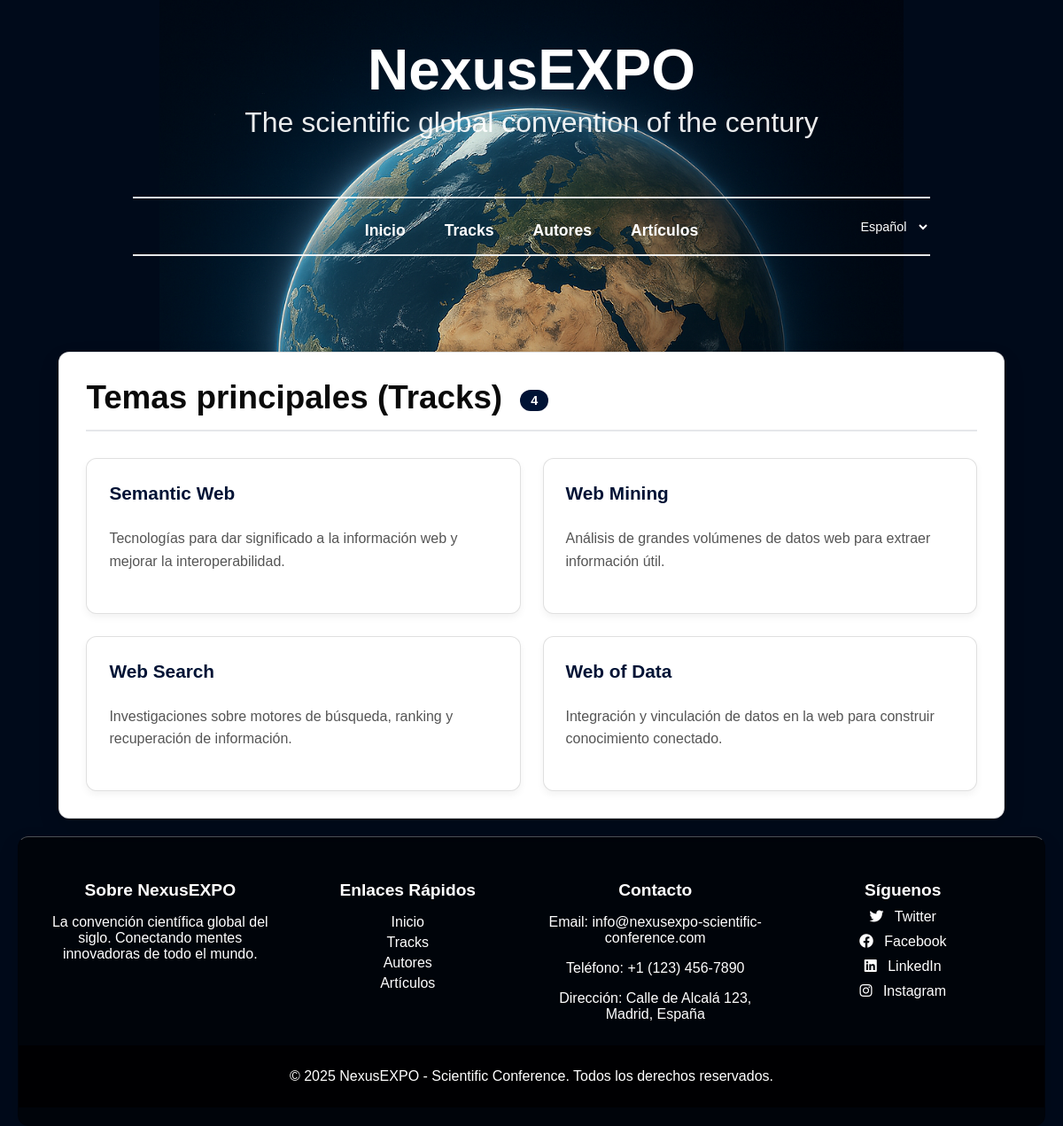
The page /tracks/ on the database as committed earlier.
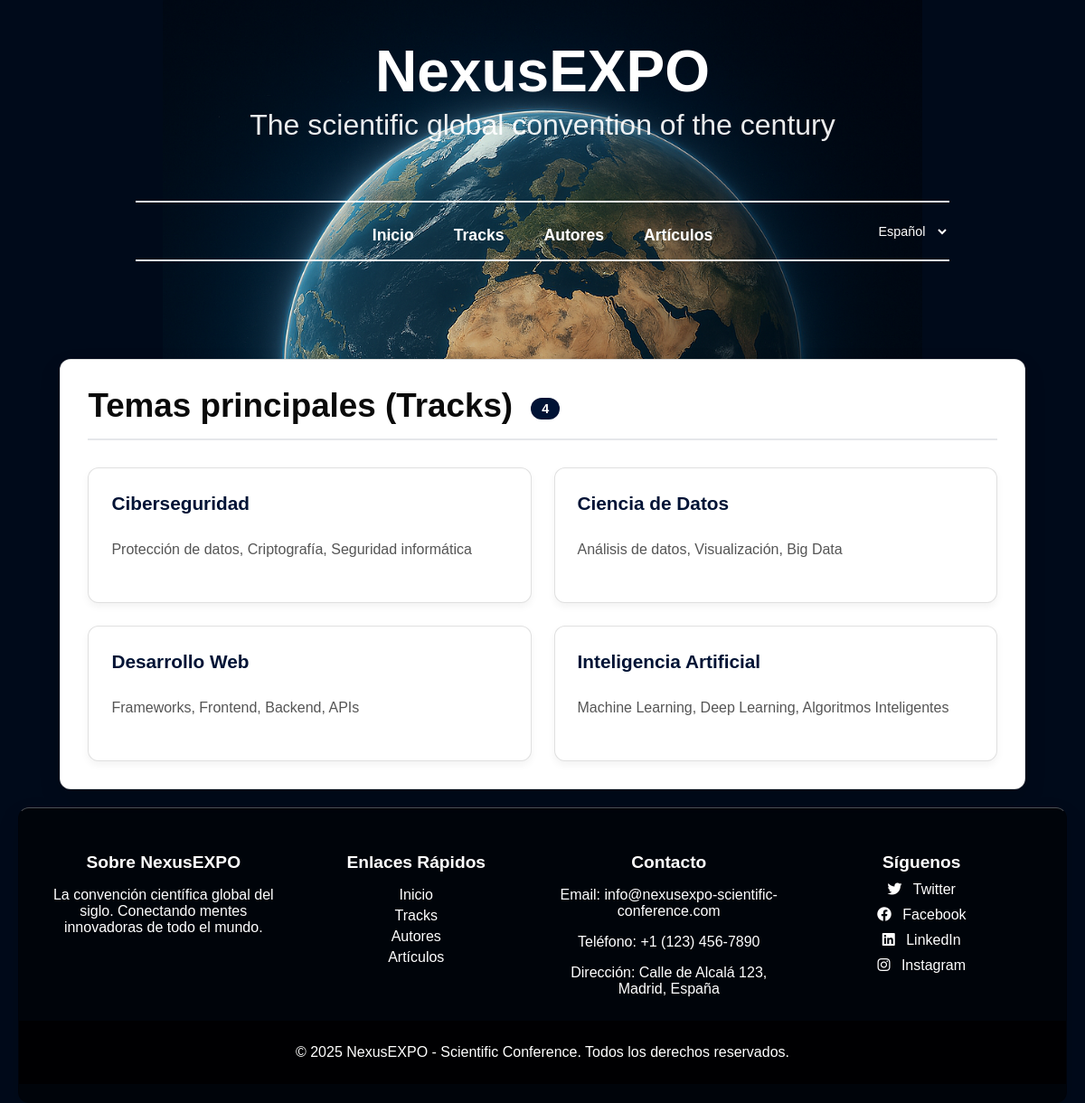
The same page on the database as committed later.
### appScientificConference/models.py (models this page shows, shortened)
class Track(models.Model):
    nombre = models.CharField(max_length=100)
    descripcion = models.TextField()

### appScientificConference/views.py (the view)
# urls.py: path('tracks/', views.ListaTracksView.as_view(), name='lista_tracks'),
class ListaTracksView(ListView):
    model = Track
    template_name = 'tracks/tracks.html'
    context_object_name = 'tracks'
    ordering = ['nombre']

### appScientificConference/templatetags/i18n_helpers.py (called while the page is built)
@register.simple_tag(takes_context=True)
def current_path_in_language(context, lang_code):
    request = context.get('request')
    if not request:
        return '/'
    full = request.get_full_path()  # incluye query string
    split = urlsplit(full)
    path = split.path or '/'
    lang_codes = [code for code, _ in settings.LANGUAGES]
    parts = path.split('/')
    first = parts[1] if len(parts) > 1 else ''
    if first in lang_codes:
        rest = '/' + '/'.join(parts[2:]) if len(parts) > 2 else '/'
    else:
        rest = path
    if lang_code == settings.LANGUAGE_CODE:
        new_path = rest
    else:
        if rest == '/':
            new_path = f'/{lang_code}/'
        else:
            new_path = f'/{lang_code}{rest}'
    return new_path + (f'?{split.query}' if split.query else '')

### appScientificConference/templates/tracks/tracks.html (shortened to what this page needs)
{% extends 'base.html' %}
{% load i18n %}
{% block content %}
<main>
    <section class="contenedor-lista-tracks">
        <h2 class="titulo-lista-tracks">
            {% trans "Temas principales (Tracks)" %}
            {% if tracks %}
                <span class="contador-tracks">{{ tracks|length }}</span>
            {% endif %}
        </h2>
        {% if tracks %}
            <ul class="grid-tracks">
                {% for track in tracks %}
                    <li class="tarjeta-track">
                        <div class="cabecera-track">
                            <a href="{% url 'show_track' track.id %}" class="enlace-track-titulo">
                                {{ track.nombre }}
                            </a>
                        </div>
                        <div class="contenido-track">
                            <p class="descripcion-track">
                                {{ track.descripcion|truncatewords:35|linebreaksbr }}
                            </p>
                        </div>
                    </li>
                {% endfor %}
            </ul>
        {% endif %}
    </section>
</main>
{% endblock %}

Rows that differ between the two databases and show on the page:
removed Track: nombre "Web Mining", descripcion "Análisis de grandes volúmenes de datos web para extraer información útil."
removed Track: nombre "Web Search", descripcion "Investigaciones sobre motores de búsqueda, ranking y recuperación de información."
removed Track: nombre "Web of Data", descripcion "Integración y vinculación de datos en la web para construir conocimiento conectado."
added Track: nombre "Ciberseguridad", descripcion "Protección de datos, Criptografía, Seguridad informática"
added Track: nombre "Ciencia de Datos", descripcion "Análisis de datos, Visualización, Big Data"
changed Track: nombre "Semantic Web" → "Desarrollo Web"; descripcion "Tecnologías para dar significado a la información web y mejorar la interoperabilidad." → "Frameworks, Frontend, Backend, APIs"
added Track: nombre "Inteligencia Artificial", descripcion "Machine Learning, Deep Learning, Algoritmos Inteligentes"
